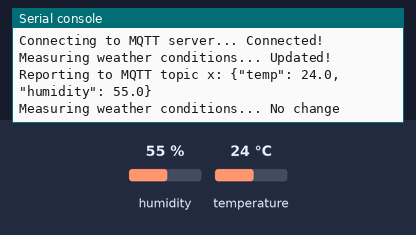
This program was run on a simulated ESP32 board running MicroPython. Shown: the last lines printed to the serial console. Wiring (from the project's diagram.json): DHT22 sensor on GPIO 15. The inputs (shaded band) are chosen by the test bench; at power-on: humidity 55 %, temperature 24 °C. WiFi joins after 1.5 s; no MQTT or app messages arrive unless stated; values from a settings file that is not in the repository are placeholders.

Above: at 2.8 s.
2.9 s: humidity set to 22 %
At 4.2 s:
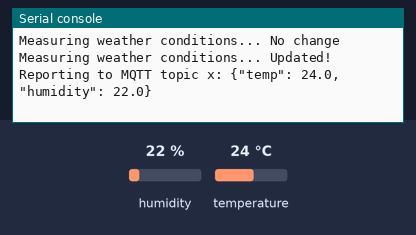
4.4 s: temperature set to 12 °C
At 5.6 s:
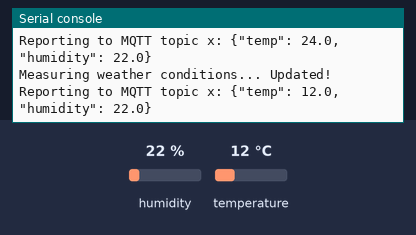
5.9 s: humidity set to 40 %
At 5.9 s:
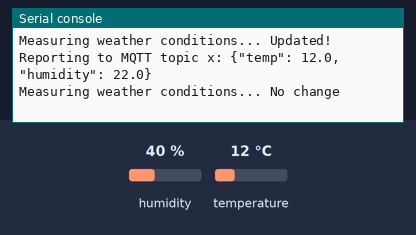
Timing chart, 0 to 8.9 s (numbered marks = the images above; inputs shaded):
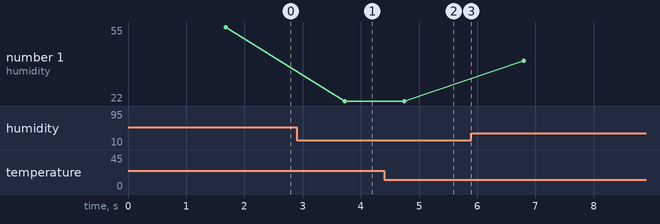

The program:

main.py
```python
import network
import time
from machine import Pin
import dht
import ujson
from umqtt.simple import MQTTClient
import ssl as ssl_lib

# constants.py defines MQTT_CLIENT_ID, MQTT_BROKER, MQTT_USER, MQTT_PASSWORD
from constants import *

sensor = dht.DHT22(Pin(15))

print("Connecting to WiFi", end="")
sta_if = network.WLAN(network.STA_IF)
sta_if.active(True)
sta_if.connect("Wokwi-GUEST", "")
while not sta_if.isconnected():
    print(".", end="")
    time.sleep(0.1)
print(" Connected!")

print("Connecting to MQTT server... ", end="")
ssl_params = {"server_hostname": MQTT_BROKER}
client = MQTTClient(
    MQTT_CLIENT_ID, MQTT_BROKER, user=MQTT_USER, password=MQTT_PASSWORD, ssl=ssl_lib
)
client.connect()

print("Connected!")

prev_weather = ""
while True:
    print("Measuring weather conditions... ", end="")
    sensor.measure()
    message = ujson.dumps(
        {
            "temp": sensor.temperature(),
            "humidity": sensor.humidity(),
        }
    )
    if message != prev_weather:
        print("Updated!")
        print("Reporting to MQTT topic {}: {}".format(MQTT_TOPIC, message))
        client.publish(MQTT_TOPIC, message)
        prev_weather = message
    else:
        print("No change")
    time.sleep(1)
```

Measured:
- after the input at 2.9 s, the serial console: prints a new line after 0.82 s (image 1)
- after the input at 4.4 s, the serial console: prints a new line after 0.35 s (image 2)
- plotted number 1: 55 → 22 after the input at 2.9 s, 22 → 40 after the input at 5.9 s
